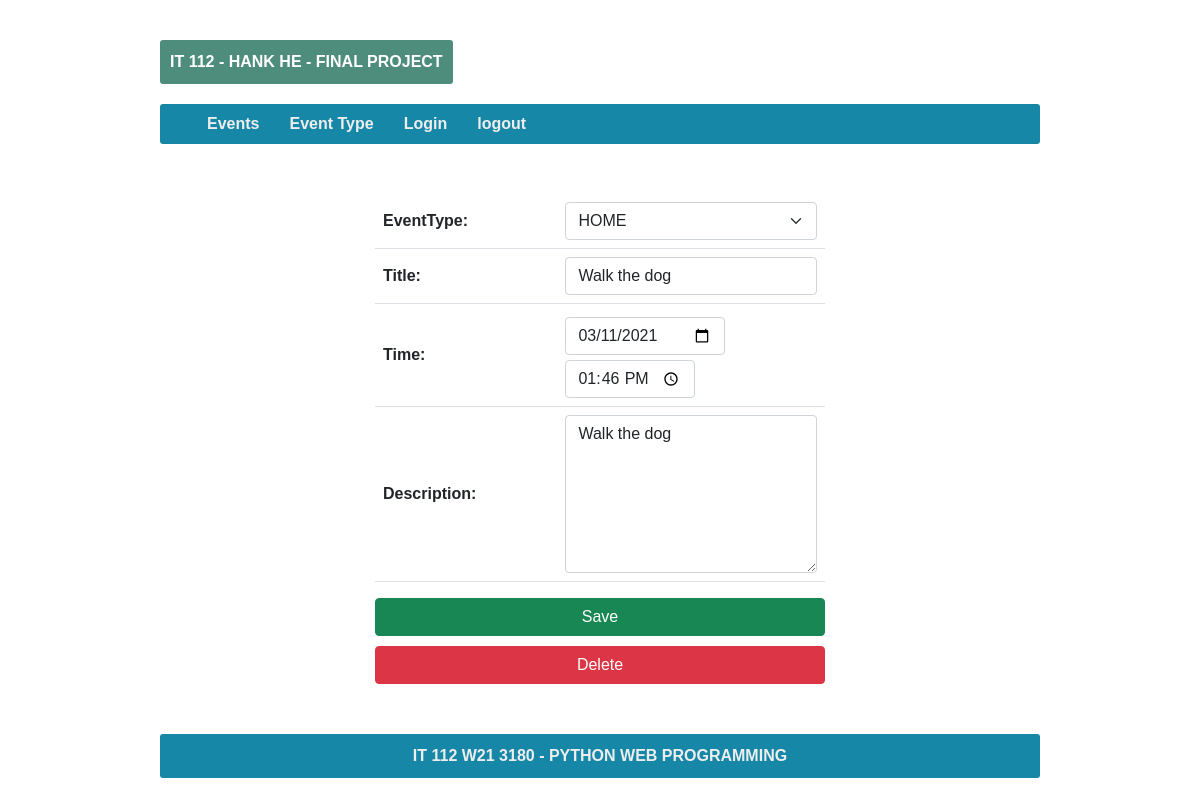
Before: /todolist/eventsave/6 (signed in) with the older database file.
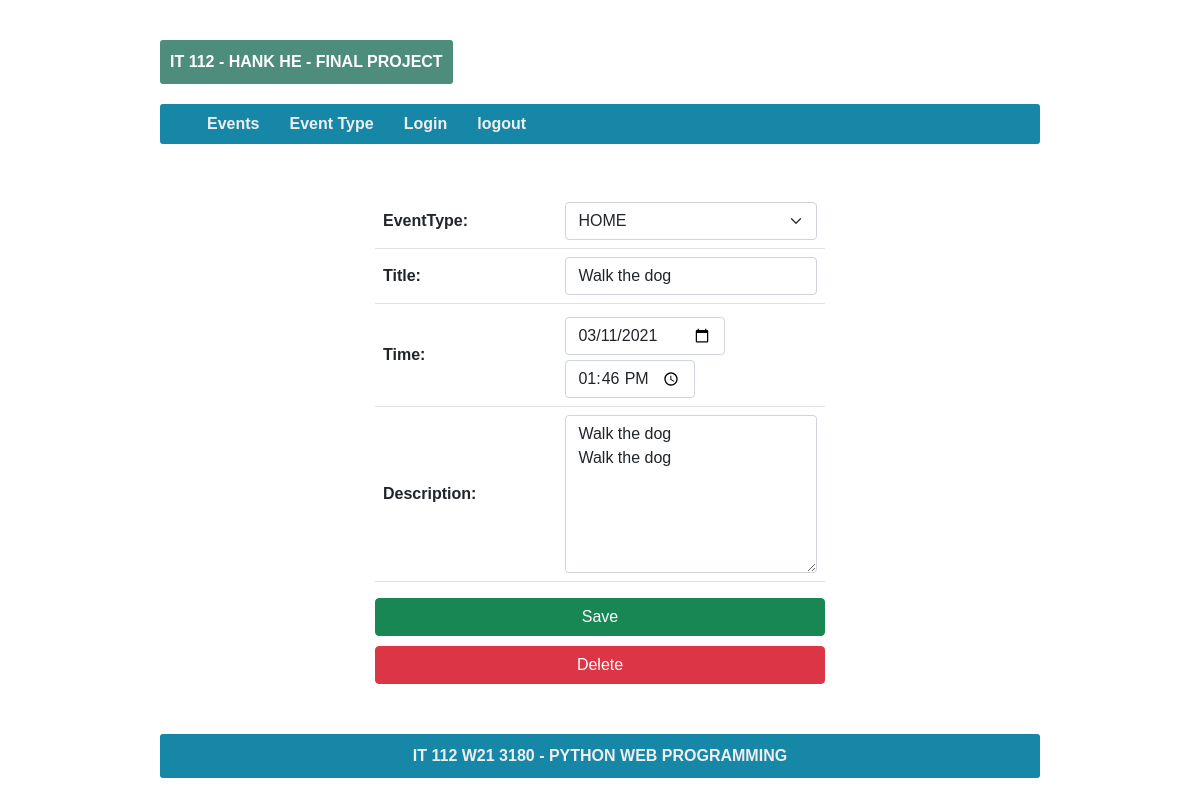
After: the same page with the newer database file.
### toDoList/models.py (models this page shows, shortened)
class Event(models.Model):
    title = models.CharField(max_length=200)
    time = models.DateTimeField()
    description = models.TextField()
    eventType = models.ForeignKey(EventType, on_delete=models.CASCADE)
    createdByUser = models.ForeignKey(User, on_delete=models.CASCADE)
    createdTime = models.DateTimeField(auto_now_add=True)
    class Meta:
        db_table = 'Event'
        verbose_name_plural = 'Events'
        ordering = ["createdTime"]

### toDoList/views.py (the view, shortened to what this page needs)
# urls.py: path('eventsave/<int:reqid>', views.eventsave, name="eventsave"),
@login_required(login_url='login')
def eventsave(request, reqid=None):
    try:
        eventObj = None
        if reqid != None:
            eventObj = get_object_or_404(Event, pk=reqid)
        if request.method == "GET":
            form = EventForm(instance=eventObj)
            return render(request, 'eventsave.html', {'form': form, "navs": navs, "showDel": eventObj != None})
    except:
        return redirect('error')

### toDoList/form.py
class EventForm(ModelForm):
    field_order = ["eventType", "title", "time", "description"]
    time = mySplitDateTimeField()
    class Meta:
        model = Event
        fields = '__all__'
        exclude = ['createdByUser']
        widgets = {
            'title': TextInput(attrs={"class": "form-control"}),
            'time': SplitDateTimeWidget(date_attrs={"type": "date", "class": "form-control"}, time_attrs={"type": "time", "class": "form-control"}),
            "description": Textarea(attrs={"class": "form-control", "rows": 6}),
            "eventType": Select(attrs={"class": "form-select"})
        }

### toDoList/models.py (called while the page is built)
    def __str__(self):
        return self.name

### toDoList/templates/eventsave.html (shortened to what this page needs)
{% extends 'base.html' %}
{% load static %}
{% block css %}
    <link href={% static 'css/eventsave.css' %} rel="stylesheet" type="text/css"/>
{% endblock %}
{% block content %}
  <form id="saveform" method="POST">
  <table class="table">
    {{ form.as_table }}
  </table>
  <div class="d-grid gap-2">
   <button type="submit" name="action" class="btn btn-success" value="save">Save</button>
  </div>
  {% if showDel %}
  <div id="div-delete" class="d-grid gap-2">
    <button type="submit" name="action" class="btn btn-danger" value="delete" >Delete</button>
  </div>
  {% endif %}
</form>
{% endblock %}

Changed rows visible on the page:
changed Event "HOME": description "Walk the dog" → "Walk the dog Walk the dog"
